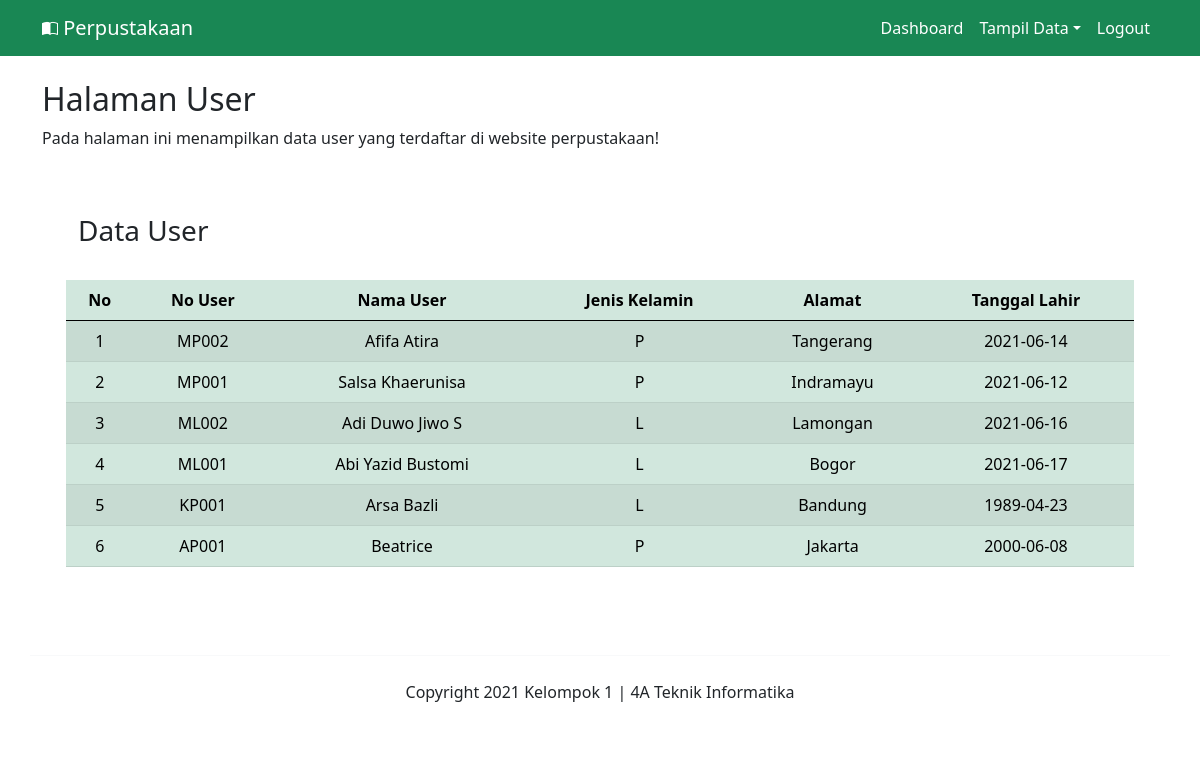
The app's page /perpus/index.php?menu=tampil-data-member (signed in) with its own data.
### tables this page shows
CREATE TABLE `user` (
  `no_user` varchar(5) NOT NULL,
  `nama` varchar(50) NOT NULL,
  `jk_user` char(1) NOT NULL,
  `alamat_user` text NOT NULL,
  `tgl_lahir` date NOT NULL,
  `username` varchar(50) NOT NULL,
  `password` varchar(50) NOT NULL,
  `level` enum('Admin','User','Kepala Perpus') NOT NULL
);

### perpus/member/tampil-data-member.php (the view, shortened to what this page needs)
	<div class="row">
		<div class="col-12">
			<h2>Halaman User</h2>
			<p>Pada halaman ini menampilkan data user yang terdaftar di website perpustakaan!</p>
		</div>
	</div>
<div class="row py-4 m-4">
	<h3>Data User</h3>
	<table class="table table-success table-responsive table-striped table-hover mt-4">
		<thead>
			<tr class="text-center">
				<th>No</th>
				<th>No User</th>
				<th>Nama User</th>
				<th>Jenis Kelamin</th>
				<th>Alamat</th>
				<th>Tanggal Lahir</th>
			</tr>
		</thead>
		<tbody>
		<?php
        include "./koneksi.php";
        $no=1;
        $query=mysqli_query($koneksi, "SELECT * FROM user ORDER BY no_user DESC");
        while($member=mysqli_fetch_array($query)){
        ?>
		<tr class="text-center">
            <td><?php echo $no?></td>
            <td><?php echo $member['no_user']?></td>
            <td><?php echo $member['nama']?></td>
            <td><?php echo $member['jk_user']?></td>
            <td><?php echo $member['alamat_user']?></td>
            <td><?php echo $member['tgl_lahir']?></td>
        </tr>
		<?php
			$no++;
			}
		?>
		</tbody>
	</table>
</div>

### records on screen
user: no_user "MP002", nama "Afifa Atira", jk_user "P", alamat_user "Tangerang", tgl_lahir "2021-06-14"
user: no_user "MP001", nama "Salsa Khaerunisa", jk_user "P", alamat_user "Indramayu", tgl_lahir "2021-06-12"
user: no_user "ML002", nama "Adi Duwo Jiwo S", jk_user "L", alamat_user "Lamongan", tgl_lahir "2021-06-16"
user: no_user "ML001", nama "Abi Yazid Bustomi", jk_user "L", alamat_user "Bogor", tgl_lahir "2021-06-17"
user: no_user "KP001", nama "Arsa Bazli", jk_user "L", alamat_user "Bandung", tgl_lahir "1989-04-23"
user: no_user "AP001", nama "Beatrice", jk_user "P", alamat_user "Jakarta", tgl_lahir "2000-06-08"
